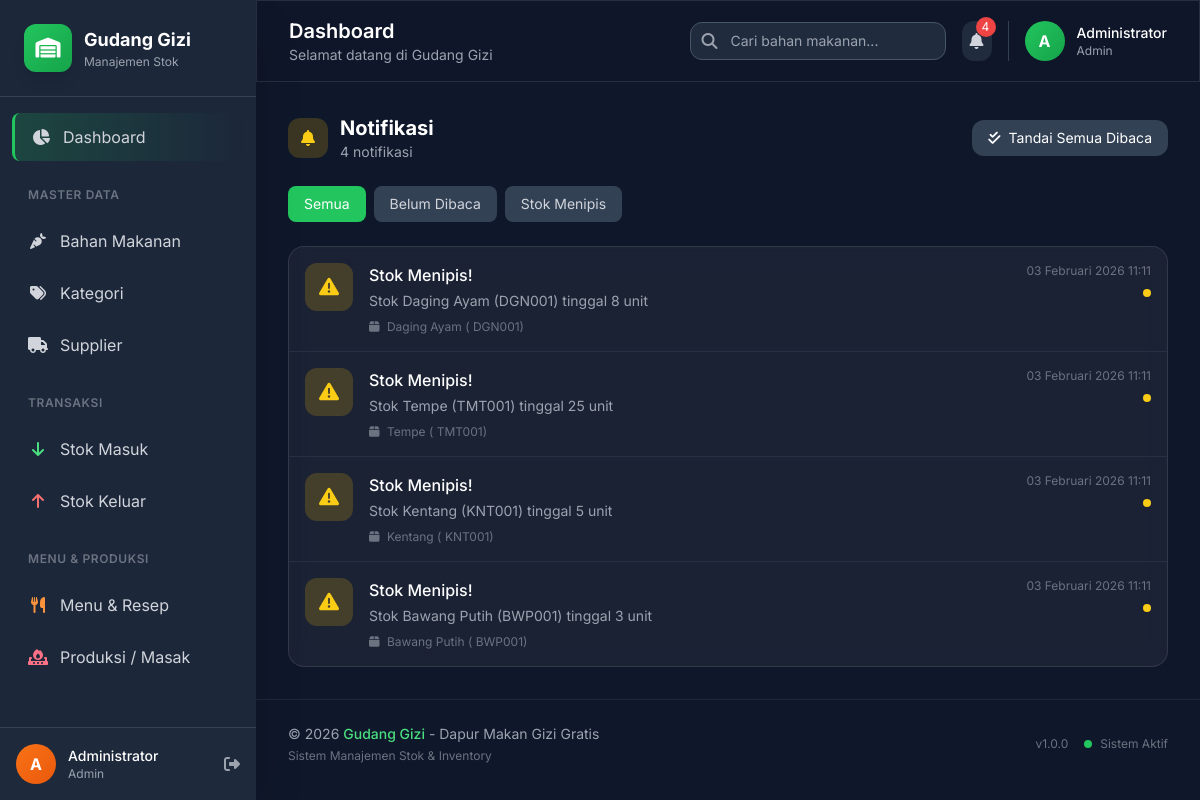
The app's page /modules/notifikasi/index.php (signed in) with its own data.
### tables this page shows
CREATE TABLE `notifikasi` (
  `id` int(11) NOT NULL AUTO_INCREMENT,
  `user_id` int(11) DEFAULT NULL,
  `tipe` enum('low_stock','expired','info','warning') NOT NULL,
  `judul` varchar(100) NOT NULL,
  `pesan` text NOT NULL,
  `bahan_id` int(11) DEFAULT NULL,
  `is_read` tinyint(1) DEFAULT 0,
  `created_at` timestamp NULL DEFAULT current_timestamp(),
  PRIMARY KEY (`id`),
  KEY `user_id` (`user_id`),
  KEY `bahan_id` (`bahan_id`),
  CONSTRAINT `notifikasi_ibfk_1` FOREIGN KEY (`user_id`) REFERENCES `users` (`id`) ON DELETE CASCADE,
  CONSTRAINT `notifikasi_ibfk_2` FOREIGN KEY (`bahan_id`) REFERENCES `bahan_makanan` (`id`) ON DELETE CASCADE
);

CREATE TABLE `bahan_makanan` (
  `id` int(11) NOT NULL AUTO_INCREMENT,
  `kode` varchar(20) NOT NULL,
  `nama` varchar(100) NOT NULL,
  `kategori_id` int(11) DEFAULT NULL,
  `satuan_id` int(11) DEFAULT NULL,
  `stok_minimum` int(11) DEFAULT 10,
  `stok_saat_ini` int(11) DEFAULT 0,
  `harga_satuan` decimal(15,2) DEFAULT 0.00,
  `lokasi_rak` varchar(50) DEFAULT NULL,
  `foto` varchar(255) DEFAULT NULL,
  `keterangan` text DEFAULT NULL,
  `is_active` tinyint(1) DEFAULT 1,
  `created_at` timestamp NULL DEFAULT current_timestamp(),
  `updated_at` timestamp NULL DEFAULT current_timestamp() ON UPDATE current_timestamp(),
  PRIMARY KEY (`id`),
  UNIQUE KEY `kode` (`kode`),
  KEY `kategori_id` (`kategori_id`),
  KEY `satuan_id` (`satuan_id`),
  CONSTRAINT `bahan_makanan_ibfk_1` FOREIGN KEY (`kategori_id`) REFERENCES `kategori` (`id`) ON DELETE SET NULL,
  CONSTRAINT `bahan_makanan_ibfk_2` FOREIGN KEY (`satuan_id`) REFERENCES `satuan` (`id`) ON DELETE SET NULL
);

### config/database.php (called while the page is built, shortened)
<?php
$conn = new mysqli(DB_HOST, DB_USER, DB_PASS);
$conn->query("CREATE DATABASE IF NOT EXISTS " . DB_NAME . " CHARACTER SET utf8mb4 COLLATE utf8mb4_unicode_ci");
$conn->select_db(DB_NAME);
$conn->set_charset("utf8mb4");
function query($sql, $params = [], $types = "")
{
    global $conn;
    if (empty($params)) {
        $result = $conn->query($sql);
        return $result;
    }
    $stmt = $conn->prepare($sql);
    if (!empty($params)) {
        $stmt->bind_param($types, ...$params);
    }
    $stmt->execute();
    $result = $stmt->get_result();
    return $result;
}
function fetchAll($sql, $params = [], $types = "")
{
    $result = query($sql, $params, $types);
    $data = [];
    if ($result && $result->num_rows > 0) {
        while ($row = $result->fetch_assoc()) {
            $data[] = $row;
        }
    }
    return $data;
}
?>

### includes/functions.php (called while the page is built, shortened)
<?php
function formatTanggal($date, $withTime = false)
{
    $bulan = [
        1 => 'Januari',
        'Februari',
        'Maret',
        'April',
        'Mei',
        'Juni',
        'Juli',
        'Agustus',
        'September',
        'Oktober',
        'November',
        'Desember'
    ];
    $timestamp = strtotime($date);
    $hari = date('d', $timestamp);
    $bln = (int) date('m', $timestamp);
    $tahun = date('Y', $timestamp);
    $result = $hari . ' ' . $bulan[$bln] . ' ' . $tahun;
    if ($withTime) {
        $result .= ' ' . date('H:i', $timestamp);
    }
    return $result;
}
function getLatestNotifications($limit = 5)
{
    return fetchAll("SELECT n.*, b.nama as bahan_nama
                     FROM notifikasi n
                     LEFT JOIN bahan_makanan b ON n.bahan_id = b.id
                     ORDER BY n.created_at DESC
                     LIMIT $limit");
}
?>

### modules/notifikasi/index.php (the view, shortened to what this page needs)
<?php
require_once __DIR__ . '/../../includes/header.php';
$filter = $_GET['filter'] ?? '';
$where = "";
$notifications = fetchAll("SELECT n.*, b.nama as bahan_nama, b.kode as bahan_kode
                           FROM notifikasi n
                           LEFT JOIN bahan_makanan b ON n.bahan_id = b.id
                           $where ORDER BY n.created_at DESC LIMIT 100");
?>
<div class="flex items-center justify-between mb-6">
    <div class="flex items-center gap-3">
        <div class="w-10 h-10 rounded-xl bg-yellow-500/20 text-yellow-400 flex items-center justify-center">
            <i class="fas fa-bell"></i>
        </div>
        <div>
            <h1 class="text-xl font-bold text-white">Notifikasi</h1>
            <p class="text-sm text-gray-400">
                <?= count($notifications) ?> notifikasi
            </p>
        </div>
    </div>
    <a href="/gudang-gizi/modules/notifikasi/mark_all_read.php"
        class="px-4 py-2 rounded-xl bg-slate-700 hover:bg-slate-600 text-white text-sm">
        <i class="fas fa-check-double mr-2"></i>Tandai Semua Dibaca
    </a>
</div>
<div class="flex gap-2 mb-6">
    <a href="?filter="
        class="px-4 py-2 rounded-lg text-sm <?= !$filter ? 'bg-primary-500 text-white' : 'bg-slate-700 text-gray-300 hover:bg-slate-600' ?>">Semua</a>
    <a href="?filter=unread"
        class="px-4 py-2 rounded-lg text-sm <?= $filter === 'unread' ? 'bg-primary-500 text-white' : 'bg-slate-700 text-gray-300 hover:bg-slate-600' ?>">Belum
        Dibaca</a>
    <a href="?filter=low_stock"
        class="px-4 py-2 rounded-lg text-sm <?= $filter === 'low_stock' ? 'bg-primary-500 text-white' : 'bg-slate-700 text-gray-300 hover:bg-slate-600' ?>">Stok
        Menipis</a>
</div>
<div class="glass rounded-2xl overflow-hidden">
    <?php if (empty($notifications)): ?>
        <div class="p-12 text-center text-gray-500">
            <i class="fas fa-bell-slash text-4xl mb-3"></i>
            <p>Tidak ada notifikasi</p>
        </div>
    <?php else: ?>
        <div class="divide-y divide-slate-700/50">
            <?php foreach ($notifications as $notif): ?>
                <div class="p-4 hover:bg-slate-700/30 transition-colors <?= $notif['is_read'] ? 'opacity-60' : '' ?>">
                    <div class="flex gap-4">
                        <div
                            class="w-12 h-12 rounded-xl flex-shrink-0 flex items-center justify-center
                    <?= $notif['tipe'] === 'low_stock' ? 'bg-yellow-500/20 text-yellow-400' :
                        ($notif['tipe'] === 'expired' ? 'bg-red-500/20 text-red-400' : 'bg-blue-500/20 text-blue-400') ?>">
                            <i
                                class="fas <?= $notif['tipe'] === 'low_stock' ? 'fa-triangle-exclamation' :
                                    ($notif['tipe'] === 'expired' ? 'fa-calendar-xmark' : 'fa-info-circle') ?> text-xl"></i>
                        </div>
                        <div class="flex-1">
                            <div class="flex items-start justify-between gap-4">
                                <div>
                                    <h4 class="font-medium text-white">
                                        <?= htmlspecialchars($notif['judul']) ?>
                                    </h4>
                                    <p class="text-sm text-gray-400 mt-1">
                                        <?= htmlspecialchars($notif['pesan']) ?>
                                    </p>
                                    <?php if ($notif['bahan_nama']): ?>
                                        <p class="text-xs text-gray-500 mt-2">
                                            <i class="fas fa-box mr-1"></i>
                                            <?= htmlspecialchars($notif['bahan_nama']) ?> (
                                            <?= $notif['bahan_kode'] ?>)
                                        </p>
                                    <?php endif; ?>
                                </div>
                                <div class="text-right flex-shrink-0">
                                    <p class="text-xs text-gray-500">
                                        <?= formatTanggal($notif['created_at'], true) ?>
                                    </p>
                                    <?php if (!$notif['is_read']): ?>
                                        <span class="inline-block w-2 h-2 rounded-full bg-yellow-400 mt-2"></span>
                                    <?php endif; ?>
                                </div>
                            </div>
                        </div>
                    </div>
                </div>
            <?php endforeach; ?>
        </div>
    <?php endif; ?>
</div>
<?php require_once __DIR__ . '/../../includes/footer.php'; ?>

### records on screen
notifikasi: judul "Stok Menipis!", pesan "Stok Daging Ayam (DGN001) tinggal 8 unit", bahan.nama "Daging Ayam", bahan.kode "DGN001", created_at "03 Februari 2026 11:11", is_read 0 (drawn)
notifikasi: judul "Stok Menipis!", pesan "Stok Tempe (TMT001) tinggal 25 unit", bahan.nama "Tempe", bahan.kode "TMT001", created_at "03 Februari 2026 11:11", is_read 0 (drawn)
notifikasi: judul "Stok Menipis!", pesan "Stok Kentang (KNT001) tinggal 5 unit", bahan.nama "Kentang", bahan.kode "KNT001", created_at "03 Februari 2026 11:11", is_read 0 (drawn)
notifikasi: judul "Stok Menipis!", pesan "Stok Bawang Putih (BWP001) tinggal 3 unit", bahan.nama "Bawang Putih", bahan.kode "BWP001", created_at "03 Februari 2026 11:11", is_read 0 (drawn)

### other values on screen
substr($currentUser['nama_lengkap'], 0, 1) "A"
$currentUser['nama_lengkap'] "Administrator"
$currentUser['role'] "Admin"
$unreadNotifications "4"
count($notifications) "4"
